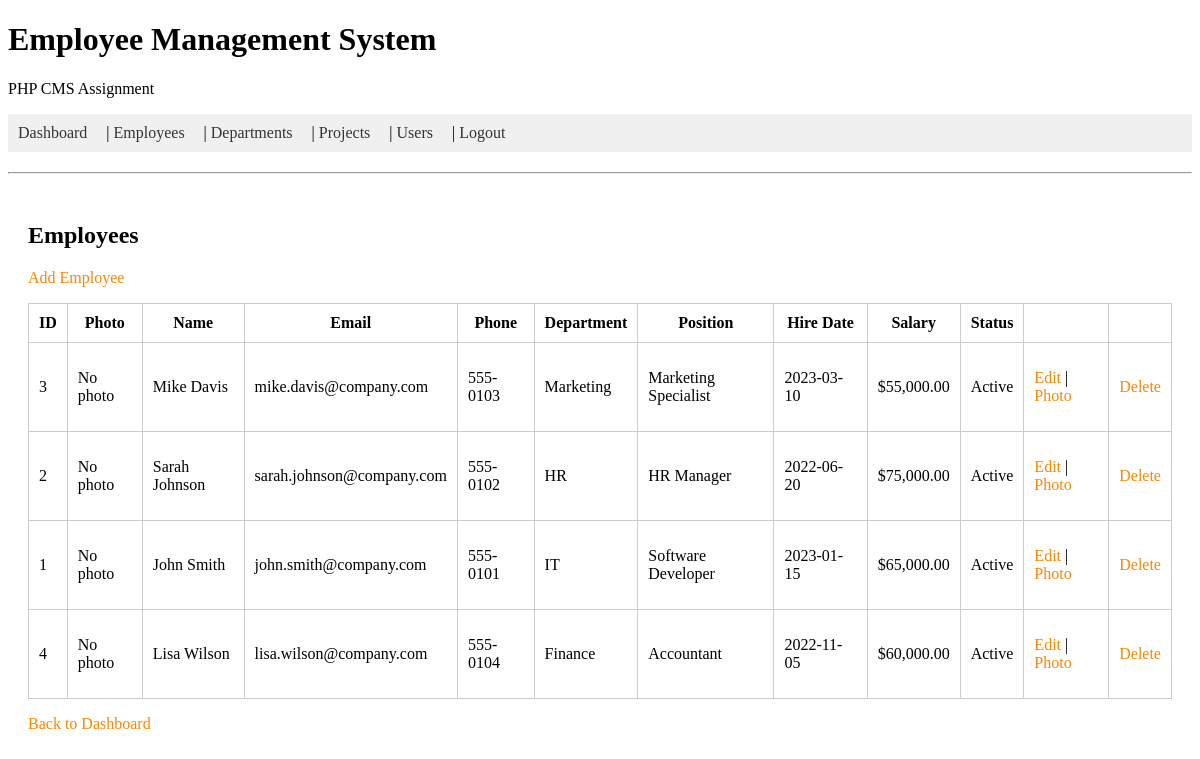
Page /admin/employees.php (signed in) on the committed database.
### tables this page shows
CREATE TABLE `employees` (
  `id` int(11) NOT NULL,
  `first_name` varchar(100) NOT NULL,
  `last_name` varchar(100) NOT NULL,
  `email` varchar(100) DEFAULT NULL,
  `phone` varchar(20) DEFAULT NULL,
  `department` varchar(100) DEFAULT NULL,
  `position` varchar(100) DEFAULT NULL,
  `hire_date` date DEFAULT NULL,
  `salary` decimal(10,2) DEFAULT NULL,
  `photo` longtext,
  `status` enum('Active','Inactive','On Leave') DEFAULT 'Active',
  `date` timestamp NOT NULL DEFAULT CURRENT_TIMESTAMP,
  `clocked_in` tinyint(1) NOT NULL DEFAULT '0'
);

### admin/employees.php (the view, shortened to what this page needs)
<?php
include( 'includes/database.php' );
include( 'includes/header.php' );
?>
  <h2>Employees</h2>
  <p>
    <a href="employees_add.php">Add Employee</a>
  </p>
<table border="1">
  <tr>
    <th>ID</th>
    <th>Photo</th>
    <th>Name</th>
    <th>Email</th>
    <th>Phone</th>
    <th>Department</th>
    <th>Position</th>
    <th>Hire Date</th>
    <th>Salary</th>
    <th>Status</th>
    <th></th>
    <th></th>
  </tr>
  <?php
  $query = 'SELECT * FROM employees ORDER BY last_name, first_name';
  $result = mysqli_query( $connect, $query );
  while( $record = mysqli_fetch_assoc( $result ) )
  {
    ?>
    <tr>
      <td><?php echo $record['id']; ?></td>
      <td>
        <?php if($record['photo']): ?>
          <img src="<?php echo $record['photo']; ?>" width="50">
        <?php else: ?>
          <p>No photo</p>
        <?php endif; ?>
      </td>
      <td><?php echo $record['first_name'].' '.$record['last_name']; ?></td>
      <td><?php echo $record['email']; ?></td>
      <td><?php echo $record['phone']; ?></td>
      <td><?php echo $record['department']; ?></td>
      <td><?php echo $record['position']; ?></td>
      <td><?php echo $record['hire_date']; ?></td>
      <td>$<?php echo number_format($record['salary'], 2); ?></td>
      <td><?php echo $record['status']; ?></td>
      <td>
        <a href="employees_edit.php?id=<?php echo $record['id']; ?>">Edit</a> |
        <a href="employees_photo.php?id=<?php echo $record['id']; ?>">Photo</a>
      </td>
      <td>
        <a href="employees.php?delete=<?php echo $record['id']; ?>" onclick="return confirm('Are you sure you want to delete this employee?')">Delete</a>
      </td>
    </tr>
    <?php
  }
  ?>
</table>
<p>
  <a href="dashboard.php">Back to Dashboard</a>
</p>
<?php
include( 'includes/footer.php' );
?>

### admin/styles.css (style rules this page uses)
a:link, a:active, a:hover, a:visited { text-decoration: none; color: #FF8500; }
table { width: 100%; border: 1px solid #ccc; border-spacing: 0; border-collapse: collapse; }
td, th { border: 1px solid #ccc; padding: 10px; }
th { white-space: nowrap; }

### rows in the picture
employees: id "3", shows "No photo", first_name "Mike", last_name "Davis", email "mike.davis@company.com", phone "555-0103", department "Marketing", position "Marketing Specialist", hire_date "2023-03-10", salary "55,000.00", status "Active"
employees: id "2", shows "No photo", first_name "Sarah", last_name "Johnson", email "sarah.johnson@company.com", phone "555-0102", department "HR", position "HR Manager", hire_date "2022-06-20", salary "75,000.00", status "Active"
employees: id "1", shows "No photo", first_name "John", last_name "Smith", email "john.smith@company.com", phone "555-0101", department "IT", position "Software Developer", hire_date "2023-01-15", salary "65,000.00", status "Active"
employees: id "4", shows "No photo", first_name "Lisa", last_name "Wilson", email "lisa.wilson@company.com", phone "555-0104", department "Finance", position "Accountant", hire_date "2022-11-05", salary "60,000.00", status "Active"
